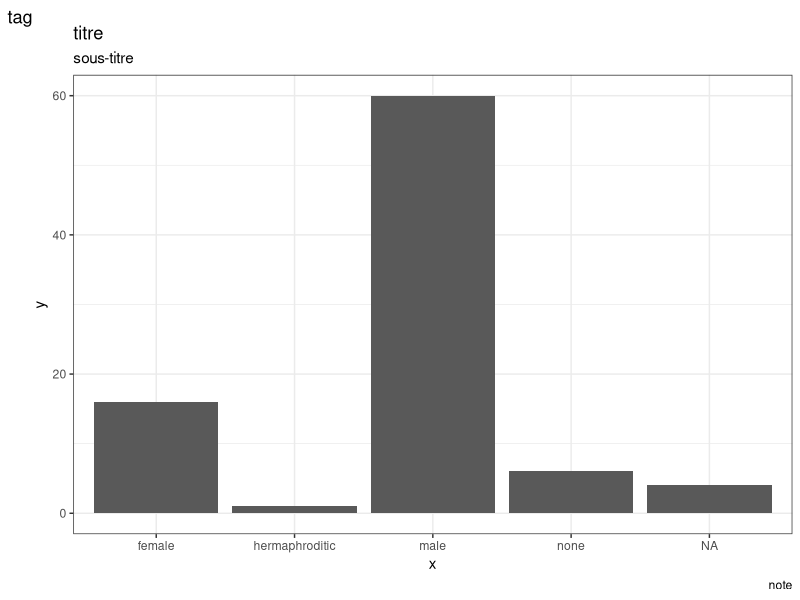
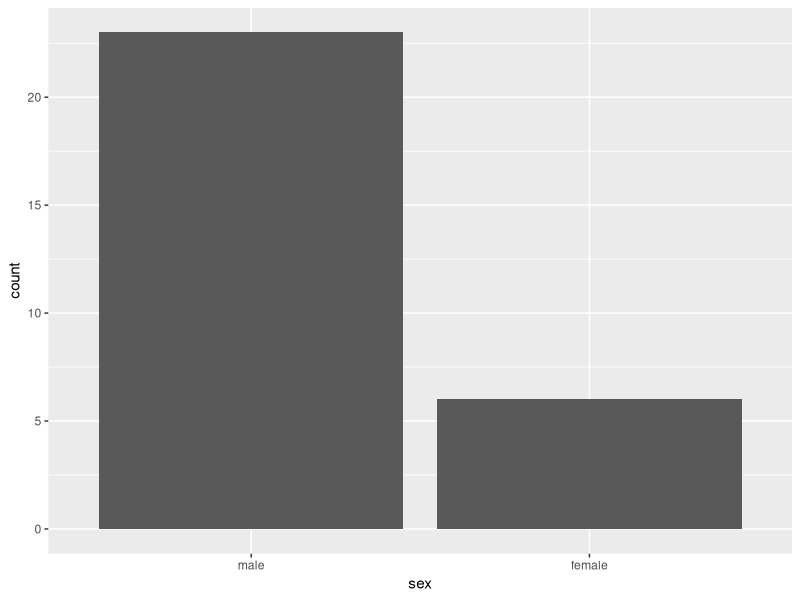
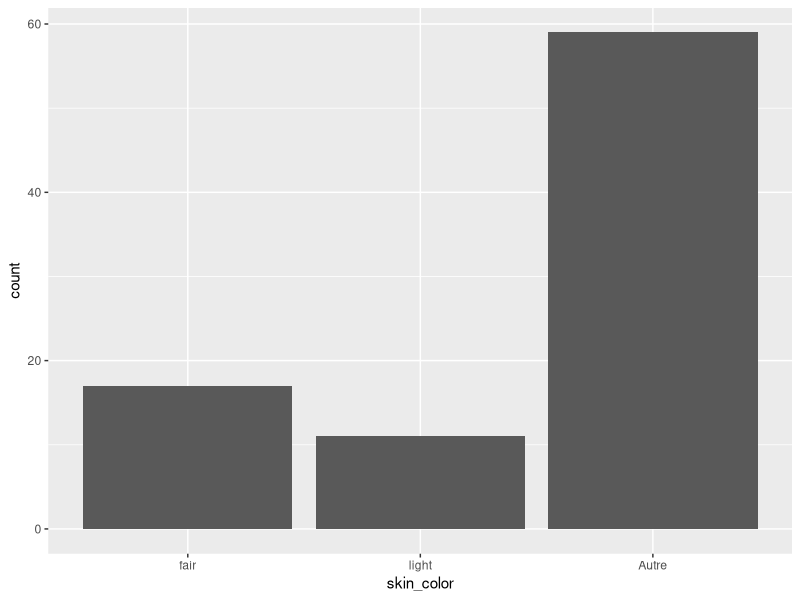
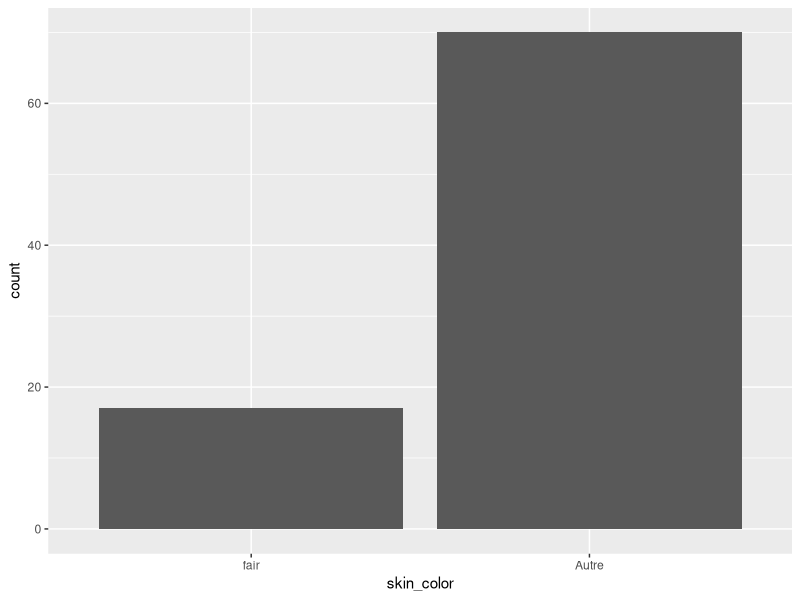
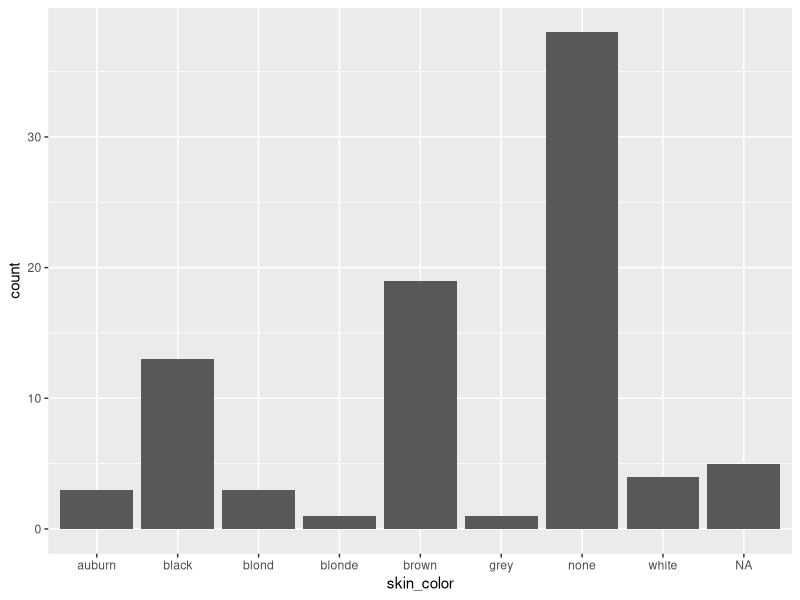

Write R code to recreate these figures, in order.
## ---- chunk 1
library(tidyverse)
## ---- chunk 2
library(dplyr)
library(ggplot2)
library(tidyr)
# etc.
## ---- chunk 3
starwars
## ---- chunk 4
library(dplyr)
## ---- chunk 5
summary(starwars)

starwars %>% 
  summary()

starwars %>% # Autocomplétion / Distance / Suppression / Silence
  select(height, mass, skin_color)
## ---- chunk 6
# Exemple 1
starwars %>% 
  select(nom = name, height, mass) # Chiffre

# Exemple 2
starwars %>% 
  select(var = name:mass)
## ---- chunk 7
# Exemple 1
starwars %>% 
  select(ends_with("color"), name) # favoris matches

# Exemple 2
starwars %>% 
  select(last_col(), name, everything()) # autre colonne

# Exemple 3
starwars %>% 
  select(where(is.numeric))

# Exemple 4
starwars %>% 
  select(where(~ is.numeric(.x) && mean(.x, na.rm = TRUE) > 90))
## ---- chunk 8
# Exemple 1
starwars %>% 
  filter(height > 150 & eye_color == "black")

# Exemple 2
starwars %>% 
  filter(hair_color %in% c("grey", "blond"))

# Exemple 3
starwars %>% 
  filter(between(mass, 80,100))

# Exemple 4 (exemple avec count)
starwars %>%
  select(species, gender, mass) %>% 
  group_by(species) %>% 
  filter(n()>1) %>% 
  count()
## ---- chunk 9
# Exemple 1
starwars %>% 
  arrange(desc(name))# desc | -

# Exemple 2
starwars %>% 
  select(gender, name, mass) %>% 
  # group_by(gender) %>%
  arrange(gender, name) # Activer .by_group
## ---- chunk 10
# Exemple 1
starwars %>% 
  mutate(un = 1, .after = name) # Donner un nom, remplacer
  # select(last_col())

# Exemple 2
starwars %>% 
  mutate(imc = mass/(height/100)^2,
         un = 1,
         .before = name) # plusieurs

# Exemple 3
starwars %>% 
  transmute(taille = ifelse(height > 180, "Grand", "Petit"),
            name) # transmute / .before / .after

# Exemple 4
starwars %>% 
  group_by(species) %>% 
  mutate(taille = mean(height, na.rm = TRUE)) %>% 
  select(species, taille)
## ---- chunk 11
# Exemple 1
starwars %>% 
  group_by(gender) %>% 
  transmute(taille = mean(height, na.rm = TRUE)) # Ajouter group_by | plusieures variables
## ---- chunk 12
# Exemple 1
starwars %>% 
  count(gender, sex, sort = TRUE, name = "comptage") # sort | plusieurs variables | name

# Exemple 2
starwars %>% 
  count(round(birth_year, -1)) # exemple sans arrondi
## ---- chunk 13
library(ggplot2)
## ---- chunk 14
starwars %>% # présenter un autre geom
  ggplot(aes(sex)) +
  geom_bar() +
  labs(title = "titre",
       subtitle = "sous-titre",
       caption = "note",
       tag = "tag",
       x = "x",
       y = "y") +
  theme_bw()
## ---- chunk 15
library(tidyr)
## ---- chunk 16
# Anciennement
starwars %>% 
  gather("type", "valeur", height, mass) %>% 
  select(name, type, valeur) %>% 
  arrange(name)

# Maintenant
starwars %>% 
  pivot_longer(cols = c(height,mass),
               names_to = "type",
               values_to = "valeur") %>% 
  select(name, type, valeur) %>% 
  arrange(name)
## ---- chunk 17
# Ancien
txhousing %>% 
  filter(month == 1) %>% 
  select(city, year, sales) %>% 
  spread(year, sales)

# Maintenant
txhousing %>% 
  filter(month == 1) %>% 
  select(city, year, sales) %>% 
  pivot_wider(names_from = year,
              values_from = sales)
## ---- chunk 18
# Exemple 1
starwars %>% 
  separate(col = name,
           into = c("name", "surname"),
           sep = "\\s") # sep | regex
## ---- chunk 19
starwars %>% 
  unite("test", sex, gender, sep = " ") # sep
## ---- chunk 20
library(purrr)
## ---- chunk 21
# Exemple 1
liste_tableaux <- list.files(path = "exemple_ purrr/",
           pattern = ".csv", full.names = TRUE)

data <- map_dfr(liste_tableaux, read.csv2) # map_dfr

data

# Exemple 2
starwars %>% 
  group_by(sex) %>% 
  nest() %>% 
  mutate(regression = map(data, ~ lm(mass ~ height, .)),
         bic = map(regression, BIC)) %>% 
  unnest(bic)
## ---- chunk 22
library(stringr)
## ---- chunk 23
# Exemple 1
starwars %>% 
  mutate(skywalker = str_detect(name, "Skywalker"), # R2-D2
         .after = name)

# Exemple 2
starwars %>% 
  # filter(hair_color == "grey")
  filter(str_detect(hair_color, "grey"))
## ---- chunk 24
# Exemple 1
starwars %>% 
  mutate(hair = str_extract(hair_color, "[a-z]+"),
         .after = hair_color) %>% 
  select(-mass)
## ---- chunk 25
# Exemple 1
starwars %>% 
  mutate(prenom = str_remove_all(name, "\\s\\w+"),
         .after = name)

# Exemple 2
starwars %>% 
  mutate(hair = str_remove_all(hair_color, "(brown|grey)(\\s|\\,)?"), # remove_all
         .after = hair_color) %>% 
  select(-mass)
## ---- chunk 26
# Exemple 1
starwars %>% 
  mutate(hair = str_replace(hair_color, "brown", "black"), # replace_all
         .after = hair_color) %>% 
  select(-mass)

# Exemple 2
starwars %>% 
  mutate(prenom = str_replace(name, "(\\w+)\\s?\\w+", "\\1 Stars"),
         .after = name)
## ---- chunk 27
# Exemple 1
starwars %>% 
  mutate(long = str_length(name),
         .after = name)
## ---- chunk 28
starwars <- 
  starwars %>% 
  mutate(sex = factor(sex))
  

levels(starwars$sex)
## ---- chunk 29
library(ggplot2)
## ---- chunk 30
# Exemple 1
fct_infreq(starwars$sex) %>% 
  levels()

# Exemple 2
starwars %>% 
  drop_na() %>% 
  mutate(sex = fct_infreq(sex, mass)) %>%
  ggplot(aes(sex)) + 
  geom_bar()
## ---- chunk 31
# Exemple 1
starwars %>% 
  mutate(skin_color = fct_lump(skin_color, 2, 
                               other_level = "Autre")) %>%
  ggplot(aes(skin_color)) +
  geom_bar()

# Exemple 2
starwars %>% 
  mutate(skin_color = fct_lump(skin_color,
                               prop = 0.15,
                               other_level = "Autre")) %>%
  ggplot(aes(skin_color)) +
  geom_bar()
## ---- chunk 32
# Exemple 1
starwars %>% 
  mutate(skin_color = fct_collapse(hair_color,
                                   auburn = c("auburn",
                                         "auburn, grey",
                                         "auburn, white"),
                                   brown = c("brown",
                                         "brown, grey"))) %>%
  ggplot(aes(skin_color)) + # other_levels
  geom_bar()
